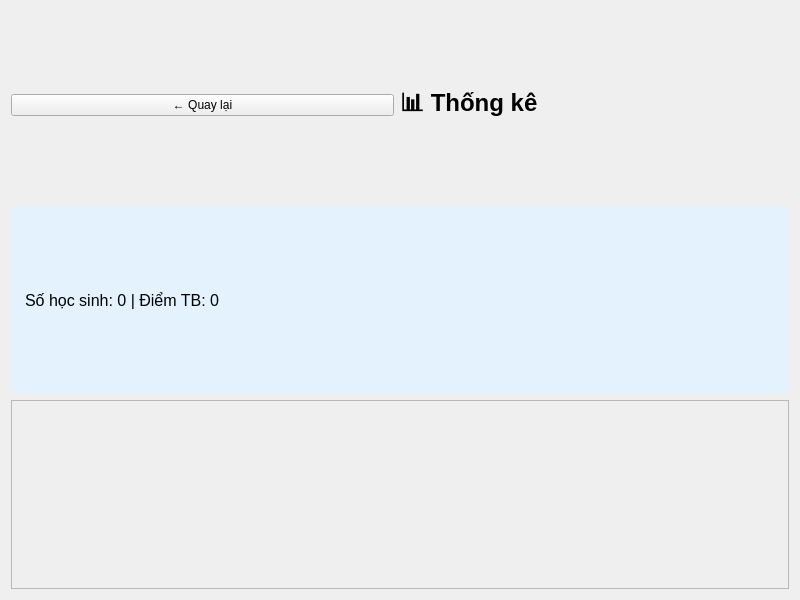
<?xml version="1.0" encoding="UTF-8"?>
<ui version="4.0">
 <class>StatisticsView</class>
 <widget class="QWidget" name="StatisticsView">
  <property name="geometry">
   <rect>
    <x>0</x>
    <y>0</y>
    <width>800</width>
    <height>600</height>
   </rect>
  </property>
  <property name="windowTitle">
   <string>Thống kê</string>
  </property>
  <layout class="QVBoxLayout" name="mainLayout">
   <item>
    <layout class="QHBoxLayout">
     <item>
      <widget class="QPushButton" name="btnBack">
       <property name="text">
        <string>← Quay lại</string>
       </property>
      </widget>
     </item>
     <item>
      <widget class="QLabel" name="lblTitle">
       <property name="text">
        <string>📊 Thống kê</string>
       </property>
       <property name="font">
        <font>
         <pointsize>18</pointsize>
         <bold>true</bold>
        </font>
       </property>
      </widget>
     </item>
     <item>
      <spacer>
       <property name="orientation">
        <enum>Qt::Horizontal</enum>
       </property>
      </spacer>
     </item>
    </layout>
   </item>
   <item>
    <widget class="QLabel" name="lblSummary">
     <property name="text">
      <string>Số học sinh: 0 | Điểm TB: 0</string>
     </property>
     <property name="font">
      <font>
       <pointsize>12</pointsize>
      </font>
     </property>
     <property name="styleSheet">
      <string>background-color: #e3f2fd; padding: 10px; border-radius: 5px;</string>
     </property>
    </widget>
   </item>
   <item>
    <widget class="QFrame" name="chartFrame">
     <property name="frameShape">
      <enum>QFrame::StyledPanel</enum>
     </property>
     <layout class="QVBoxLayout" name="chartLayout">
     </layout>
    </widget>
   </item>
  </layout>
 </widget>
 <resources/>
 <connections/>
</ui>
